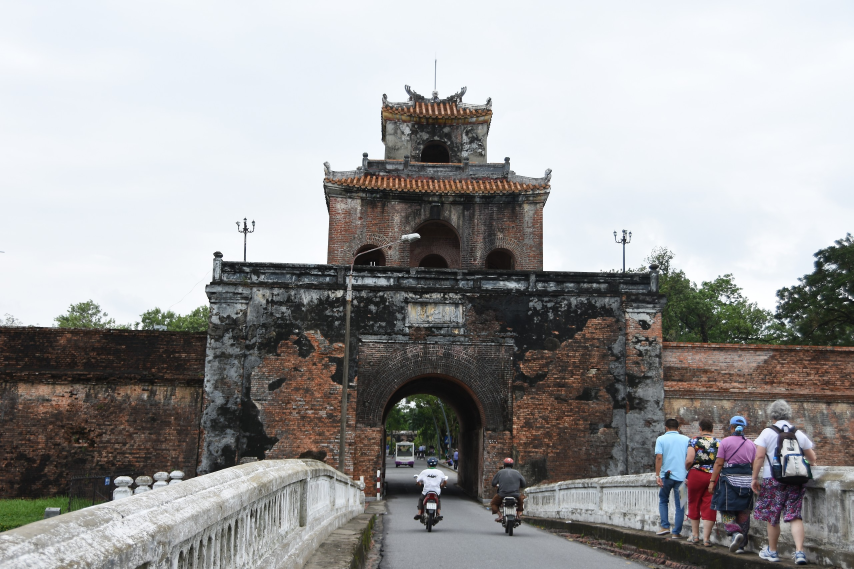
#> input picture assets/hue/source/ngo-mon.jpg, 2560 x 1707 px (shown at 1/3 size)
$ python refine_hue_split_pair.py
#> lines starting #> are read from the running program, lines starting #| are printed output that depends on the picture
#> in main, source is the input picture: PIL image 2560x1707 RGB; mean R, G, B 156.8, 156.4, 156.6
### tools/build_hue_assets.py
#!/usr/bin/env python3
"""Build local Huế production assets from provenance-documented Wikimedia sources.

This script intentionally does NOT modify application HTML/CSS/JS. It creates only
assets/hue/** plus CREDITS.md and a machine-readable manifest.
"""

from __future__ import annotations

import hashlib
import io
import json
import math
from pathlib import Path
from textwrap import dedent

import requests
from PIL import Image, ImageChops, ImageDraw, ImageEnhance, ImageFilter, ImageFont, ImageOps

ROOT = Path(__file__).resolve().parents[1]
OUT = ROOT / "assets" / "hue"
SOURCE_DIR = OUT / "source"
SCENE_DIR = OUT / "scenes"
CARD_DIR = OUT / "cards"
MARKER_DIR = OUT / "markers"
PREVIEW_DIR = OUT / "previews"

CANVAS = (1920, 1080)
CARD = (960, 640)
USER_AGENT = "Mostar-Guide-Hue-Asset-Builder/1.0 (+https://github.com/Ngh1aa/Mostar-Guide)"

SOURCES = {
    "A01": {
        "slug": "ngo-mon",
        "title": "Ngo Mon Gate for entry to the Imperial Citadel, Hue (31654316702).jpg",
        "author": "shankar s.",
        "license": "CC BY 2.0",
        "license_url": "https://creativecommons.org/licenses/by/2.0/",
        "page_url": "https://commons.wikimedia.org/wiki/File:Ngo_Mon_Gate_for_entry_to_the_Imperial_Citadel,_Hue_(31654316702).jpg",
        "download_url": "https://upload.wikimedia.org/wikipedia/commons/thumb/3/33/Ngo_Mon_Gate_for_entry_to_the_Imperial_Citadel%2C_Hue_%2831654316702%29.jpg/2560px-Ngo_Mon_Gate_for_entry_to_the_Imperial_Citadel%2C_Hue_%2831654316702%29.jpg",
        "role": "Imperial threshold / Ngọ Môn architecture",
    },
    "A02": {
        "slug": "perfume-river",
        "title": "Riviere des Parfums Hue.jpg",
        "author": "Lưu Ly",
        "license": "Public Domain",
        "license_url": "https://commons.wikimedia.org/wiki/File:Riviere_des_Parfums_Hue.jpg",
        "page_url": "https://commons.wikimedia.org/wiki/File:Riviere_des_Parfums_Hue.jpg",
        "download_url": "https://upload.wikimedia.org/wikipedia/commons/e/e6/Riviere_des_Parfums_Hue.jpg",
        "role": "Perfume River atmosphere / depth base",
    },
    "A03": {
        "slug": "truong-tien",
        "title": "Truong Tien bridge.jpg",
        "author": "Margrethe Store",
        "license": "CC BY 2.0",
        "license_url": "https://creativecommons.org/licenses/by/2.0/",
        "page_url": "https://commons.wikimedia.org/wiki/File:Truong_Tien_bridge.jpg",
        "download_url": "https://upload.wikimedia.org/wikipedia/commons/7/77/Truong_Tien_bridge.jpg",
        "role": "River crossing / transition geometry",
        "note": "Higher-resolution CC BY source selected over the lower-resolution Public Domain candidate for production quality.",
    },
    "A04": {
        "slug": "khai-dinh",
        "title": "Khai Dinh tomb Hue (27767136409).jpg",
        "author": "dronepicr",
        "license": "CC BY 2.0",
        "license_url": "https://creativecommons.org/licenses/by/2.0/",
        "page_url": "https://commons.wikimedia.org/wiki/File:Khai_Dinh_tomb_Hue_(27767136409).jpg",
        "download_url": "https://upload.wikimedia.org/wikipedia/commons/thumb/5/5e/Khai_Dinh_tomb_Hue_%2827767136409%29.jpg/2560px-Khai_Dinh_tomb_Hue_%2827767136409%29.jpg",
        "role": "Beyond the Walls / royal landscape texture",
    },
    "A05": {
        "slug": "dong-ba",
        "title": "Dong Ba market, Thành phố Huế, Vietnam (Unsplash).jpg",
        "author": "Alice Young",
        "license": "CC0 1.0",
        "license_url": "https://creativecommons.org/publicdomain/zero/1.0/",
        "page_url": "https://commons.wikimedia.org/wiki/File:Dong_Ba_market,_Th%C3%A0nh_ph%E1%BB%91_Hu%E1%BA%BF,_Vietnam_(Unsplash).jpg",
        "download_url": "https://upload.wikimedia.org/wikipedia/commons/thumb/0/05/Dong_Ba_market%2C_Th%C3%A0nh_ph%E1%BB%91_Hu%E1%BA%BF%2C_Vietnam_%28Unsplash%29.jpg/2560px-Dong_Ba_market%2C_Th%C3%A0nh_ph%E1%BB%91_Hu%E1%BA%BF%2C_Vietnam_%28Unsplash%29.jpg",
        "role": "Living city / market colour and texture",
    },
}


def ensure_dirs() -> None:
    for d in (SOURCE_DIR, SCENE_DIR, CARD_DIR, MARKER_DIR, PREVIEW_DIR):
        d.mkdir(parents=True, exist_ok=True)


# [19 lines left out: functions download_image, sha256, not called in this run]


def save_jpeg(img: Image.Image, path: Path, quality: int = 90) -> None:
    img.convert("RGB").save(path, "JPEG", quality=quality, optimize=True, progressive=True)


def save_webp(img: Image.Image, path: Path, quality: int = 84) -> None:
    img.save(path, "WEBP", quality=quality, method=6, lossless=False)


def cover(img: Image.Image, size: tuple[int, int], focus=(0.5, 0.5)) -> Image.Image:
#> called with size = (1600, 900), focus = (0.5, 0.6)
    tw, th = size
    scale = max(tw / img.width, th / img.height)
#> scale = 0.625
    nw, nh = math.ceil(img.width * scale), math.ceil(img.height * scale)
#> nw = 1600; nh = 1067
    resized = img.resize((nw, nh), Image.Resampling.LANCZOS)
    fx, fy = focus
    left = int((nw - tw) * fx)
#> left = 0
    top = int((nh - th) * fy)
#> top = 100
    left = max(0, min(left, nw - tw))
    top = max(0, min(top, nh - th))
    return resized.crop((left, top, left + tw, top + th))


def grade(img: Image.Image, saturation=0.82, contrast=0.94, brightness=0.94, tint=(27, 56, 51, 28)) -> Image.Image:
#> called with saturation = 0.92, contrast = 1.04, brightness = 0.92, tint = (76, 28, 20, 12)
    out = ImageEnhance.Color(img.convert("RGB")).enhance(saturation)
    out = ImageEnhance.Contrast(out).enhance(contrast)
    out = ImageEnhance.Brightness(out).enhance(brightness).convert("RGBA")
#> out: PIL image 1600x900 RGBA
    overlay = Image.new("RGBA", out.size, tint)
    return Image.alpha_composite(out, overlay)
#> returned value: PIL image 1600x900 RGBA


# [115 lines left out: functions vertical_gradient, horizontal_alpha_mask, soft_window_mask, scene_river, scene_citadel, scene_threshold and 3 more, not called in this run]


def card_crop(img: Image.Image, focus=(0.5, 0.5)) -> Image.Image:
    out = cover(img, CARD, focus=focus)
    return grade(out, saturation=0.86, contrast=0.98, brightness=0.90, tint=(22, 43, 39, 18)).convert("RGB")


# [224 lines left out: functions write_markers, font, contact_sheet, write_credits, main, not called in this run]


# [2 lines that do not run on import are left out]

### tools/refine_hue_split_pair.py
#!/usr/bin/env python3
"""Post-process Huế Imperial Threshold layers after rendered integration review.

V5 fixed the duplicated split pair. V6 removes the bright low-saturation sky from
the Ngọ Môn threshold/split layers so the architecture behaves like a cinematic
foreground cutout over the river world instead of an opaque rectangular photo.
"""

from __future__ import annotations

import json
import math
import re
from pathlib import Path

from PIL import Image, ImageChops, ImageDraw, ImageFilter

import build_hue_assets as builder

BG = (10, 17, 16)


def split_mask(side: str) -> Image.Image:
    w, h = builder.CANVAS
    mask = Image.new("L", builder.CANVAS, 0)
    d = ImageDraw.Draw(mask)
    if side == "left":
        d.rectangle((0, 0, 980, h), fill=255)
    else:
        d.rectangle((940, 0, w, h), fill=255)
    return mask.filter(ImageFilter.GaussianBlur(12))


def sky_key_mask(img: Image.Image) -> Image.Image:
    """Build a soft matte that removes bright neutral sky while preserving architecture.

    The source has an almost white/grey sky and substantially darker or more
    saturated roofs/walls/foliage. We key only bright + low-saturation pixels and
    feather the transition, avoiding a semantic segmentation dependency.
    """
    rgb = img.convert("RGB")
    hsv = rgb.convert("HSV")
#> hsv: PIL image 1600x900 HSV; mean H, S, V 98, 33.3, 136.7
    w, h = rgb.size
#> w = 1600; h = 900
    hp = hsv.load()
    mask = Image.new("L", (w, h), 255)
#> mask: PIL image 1600x900 L; every value is 255
    mp = mask.load()

    # Protect the lower architectural mass even when stone highlights are bright.
    protect_after = int(h * 0.67)
#> protect_after = 603
    for y in range(h):
        for x in range(w):
            if y >= protect_after:
                continue
            _hue, sat, val = hp[x, y]
            # Neutral + bright pixels are sky candidates. The range between
            # 180..225 creates a soft alpha ramp rather than a hard chroma key.
            if sat < 74 and val > 180:
                strength = min(1.0, max(0.0, (val - 180) / 45.0))
                neutral = min(1.0, max(0.0, (74 - sat) / 40.0))
                remove = strength * neutral
                mp[x, y] = round(255 * (1.0 - remove))

    return mask.filter(ImageFilter.GaussianBlur(2.2))
#> returned value: PIL image 1600x900 L


def grade_registered_source(source: Image.Image) -> Image.Image:
    full = builder.cover(source, builder.CANVAS, focus=(0.50, 0.60))
    full = builder.grade(
        full,
        saturation=0.88,
        contrast=1.02,
        brightness=0.94,
        tint=(64, 27, 20, 10),
    )
    return full


def build_pair(source: Image.Image) -> tuple[Image.Image, Image.Image]:
    full = grade_registered_source(source)
    keyed = sky_key_mask(full)

    left = full.copy()
    right = full.copy()
    left.putalpha(ImageChops.multiply(keyed, split_mask("left")))
    right.putalpha(ImageChops.multiply(keyed, split_mask("right")))
    return left, right


def rebuild_threshold(source: Image.Image) -> Image.Image:
    """Create one centered architectural portal with keyed sky and restrained edges."""
    panel_size = (1600, 900)
    panel = builder.cover(source, panel_size, focus=(0.50, 0.60))
    panel = builder.grade(
        panel,
        saturation=0.92,
        contrast=1.04,
        brightness=0.92,
        tint=(76, 28, 20, 12),
    )

    key = sky_key_mask(panel)
    edge = Image.new("L", panel_size, 0)
#> edge: PIL image 1600x900 L; every value is 0
    ed = ImageDraw.Draw(edge)
    ed.rectangle((14, 14, panel_size[0] - 14, panel_size[1] - 14), fill=255)
    edge = edge.filter(ImageFilter.GaussianBlur(10))
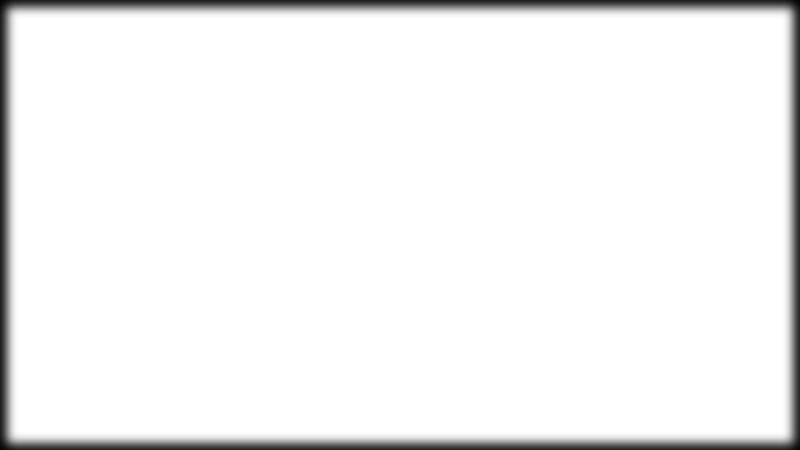
#> edge: PIL image 1600x900 L (shown at 1/2 size); min 4, max 255, mean 242.9
    panel.putalpha(ImageChops.multiply(key, edge))
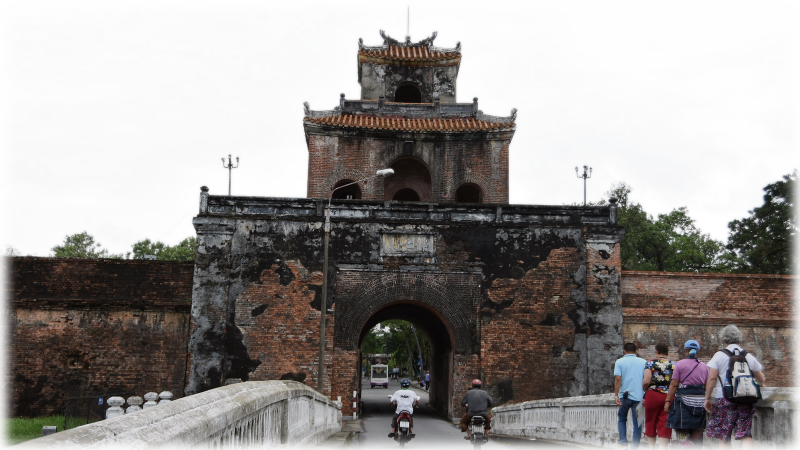
#> panel: PIL image 1600x900 RGBA (shown at 1/2 size); mean R, G, B, A 133.2, 130.1, 129.4, 154.1; transparent parts drawn white

    canvas = Image.new("RGBA", builder.CANVAS, (0, 0, 0, 0))
#> canvas: PIL image 1920x1080 RGBA; every value is 0
    canvas.alpha_composite(panel, (160, 90))
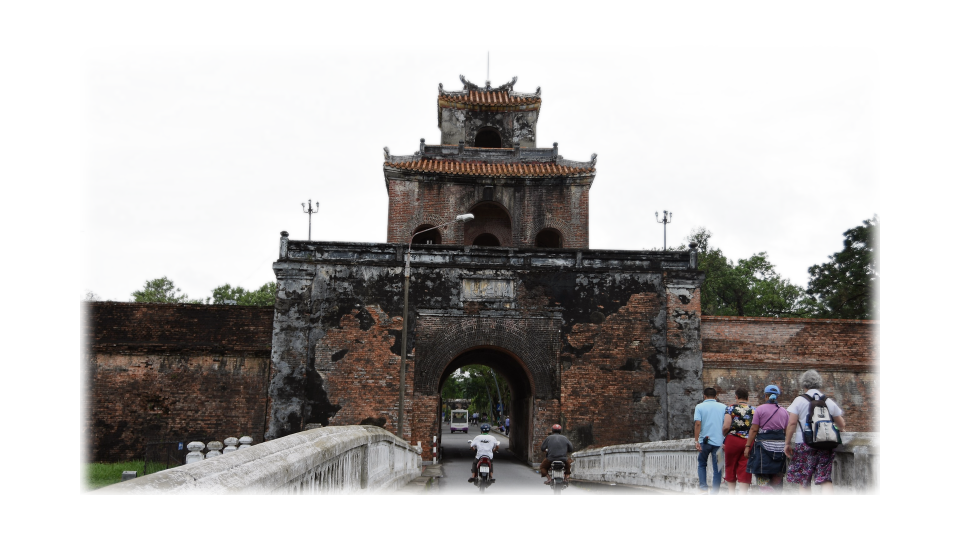
#> canvas: PIL image 1920x1080 RGBA (shown at 1/2 size); mean R, G, B, A 91.9, 89.7, 89.3, 107; transparent parts drawn white
    return canvas


# [72 lines left out: functions contact_sheet, update_metadata, not called in this run]


def main() -> int:
    source = Image.open(builder.SOURCE_DIR / "ngo-mon.jpg").convert("RGB")

    threshold = rebuild_threshold(source)
    left, right = build_pair(source)
#> in sky_key_mask (call 2), `hsv = rgb.convert("HSV")`: hsv: PIL image 1920x1080 HSV; mean H, S, V 98.7, 30.5, 140.1
#> in sky_key_mask (call 2), `mask = Image.new("L", (w, h), 255)`: mask: PIL image 1920x1080 L; every value is 255
#> in split_mask, `mask = Image.new("L", builder.CANVAS, 0)`: mask: PIL image 1920x1080 L; every value is 0
#> in split_mask, `return mask.filter(ImageFilter.GaussianBlur(12))`:
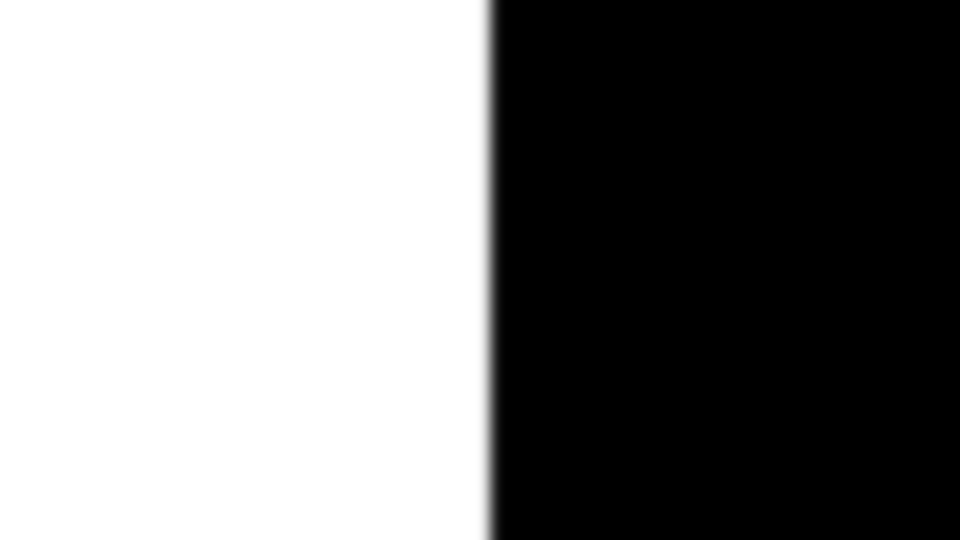
#> returned value: PIL image 1920x1080 L (shown at 1/2 size); min 0, max 255, mean 130.3
#> in build_pair, `left.putalpha(ImageChops.multiply(keyed, split_mask("left")))`:
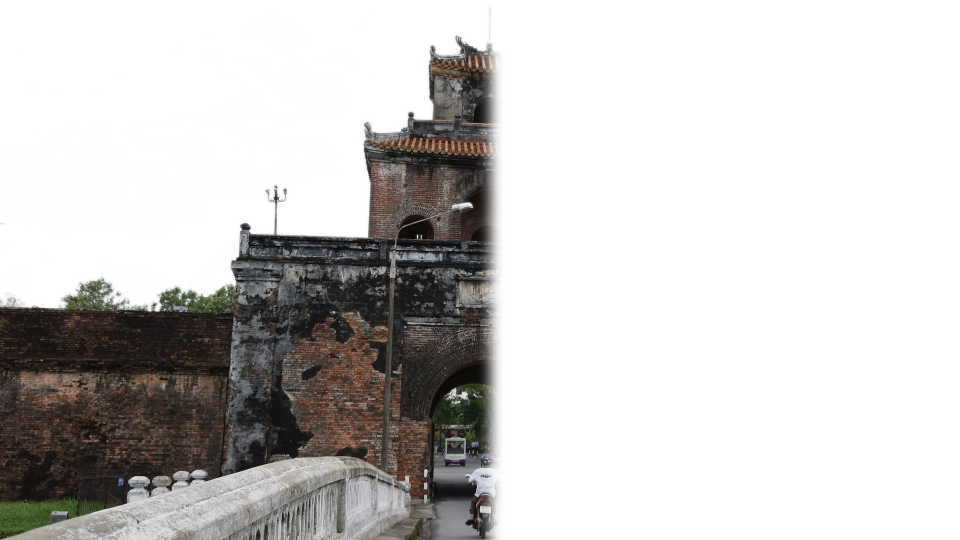
#> left: PIL image 1920x1080 RGBA (shown at 1/2 size); mean R, G, B, A 135.9, 133.6, 133.4, 75.7; transparent parts drawn white
#> call 2 of split_mask, with side = 'right'
#> in split_mask (call 2), `return mask.filter(ImageFilter.GaussianBlur(12))`:
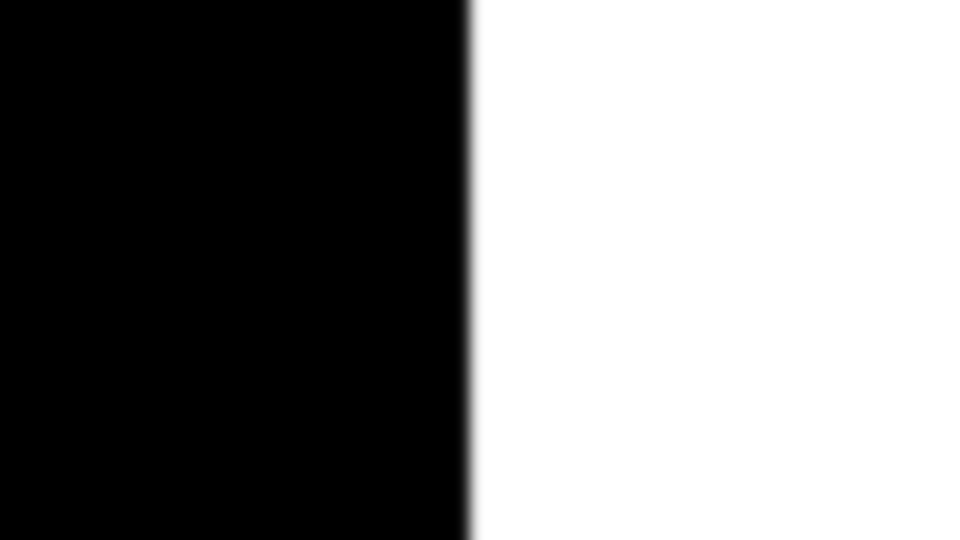
#> returned value: PIL image 1920x1080 L (shown at 1/2 size); min 0, max 255, mean 130.2
#> in build_pair, `right.putalpha(ImageChops.multiply(keyed, split_mask("right")))`:
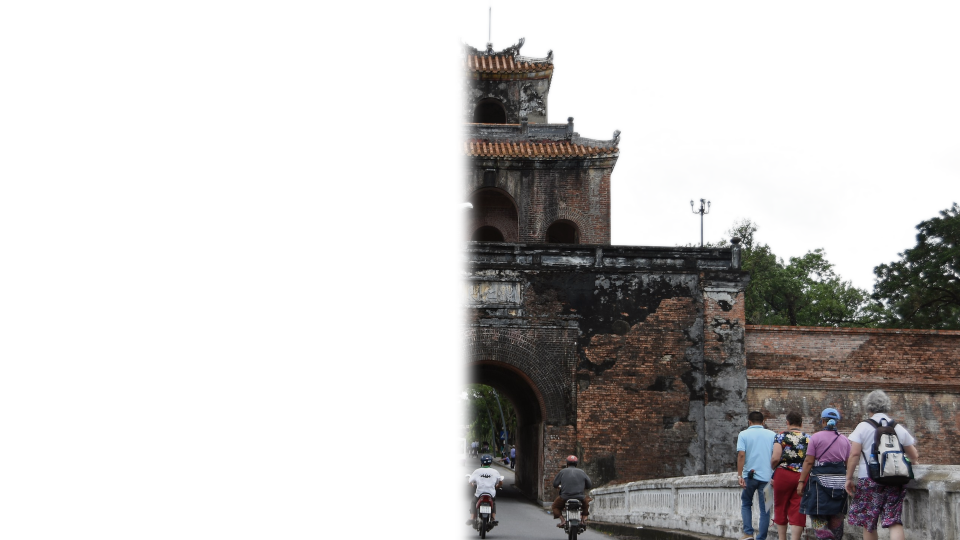
#> right: PIL image 1920x1080 RGBA (shown at 1/2 size); mean R, G, B, A 135.9, 133.6, 133.4, 82; transparent parts drawn white
    builder.save_webp(threshold, builder.SCENE_DIR / "03-ngo-mon-threshold.webp")
    builder.save_webp(left, builder.SCENE_DIR / "04-imperial-left.webp")
    builder.save_webp(right, builder.SCENE_DIR / "05-imperial-right.webp")

    scene_paths = sorted(builder.SCENE_DIR.glob("*.webp"))
    contact_sheet(scene_paths, left, right)

    pair_bg = Image.new("RGBA", builder.CANVAS, (*BG, 255))
    pair_bg = Image.alpha_composite(pair_bg, left)
    pair_bg = Image.alpha_composite(pair_bg, right)
    pair_path = builder.PREVIEW_DIR / "split-pair-proof.webp"
    builder.save_webp(pair_bg.convert("RGB"), pair_path, quality=86)

    update_metadata()

    print("Refined Imperial layers: aligned split pair + bright-sky alpha key")
    print(f"Proof: {pair_path}")
    return 0


#> (the run stopped early here; a loop or call above may not have finished)
